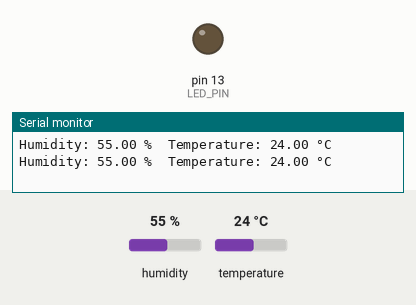
Bench run of a sketch on a simulated Arduino Uno, built with avr-gcc and run on an emulated ATmega328P. On the bench: output pins drawn as LEDs (lit = HIGH), the last lines printed to the serial monitor. Inputs (shaded band) come from the test bench; at power-on: temperature 24 °C, humidity 55 %.

Above: at 4.8 s.
4.9 s: temperature set to 28 °C
At 6.5 s:
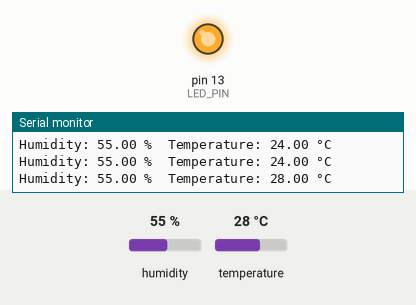
7.9 s: temperature set to 12 °C
At 8.9 s:
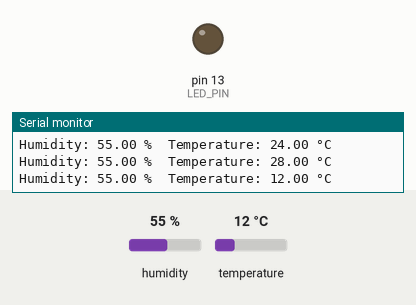
10.9 s: temperature set to 33 °C
At 12.5 s:
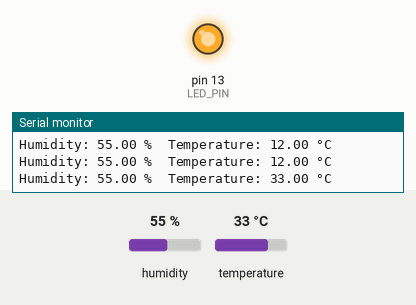
Timing chart, 0 to 14.0 s (numbered marks = the images above; inputs shaded):
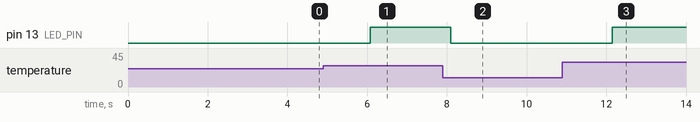

The sketch:

temprature.ino
```cpp
#include <DHT.h>
#define DHTPIN 2
#define DHTTYPE DHT11

#define LED_PIN 13
    DHT dht(DHTPIN, DHTTYPE);
void setup()
{
    Serial.begin(9600);
    dht.begin();

    pinMode(LED_PIN, OUTPUT);
}
void loop()
{
    delay(2000);

    float humidity = dht.readHumidity();
    float temperature = dht.readTemperature();

    if (isnan(humidity) || isnan(temperature))
    {
        Serial.println("Failed to read from DHT sensor!");
        return;
    }

    Serial.print("Humidity: ");
    Serial.print(humidity);
    Serial.print(" %\t");
    Serial.print("Temperature: ");
    Serial.print(temperature);
    Serial.println(" °C");

    if (temperature > 26.0)
    {
        digitalWrite(LED_PIN, HIGH);
    }
    else
    {
        digitalWrite(LED_PIN, LOW);
    }
}
```

Measured:
- the behaviour switches between 26 and 27 °C on temperature (found by bisection; images 0 and 1)
- after the input at 4.9 s, pin 13 (LED_PIN): LOW → HIGH after 1.2 s
- after the input at 7.9 s, pin 13 (LED_PIN): HIGH → LOW after 0.20 s
- after the input at 10.9 s, pin 13 (LED_PIN): LOW → HIGH after 1.2 s
